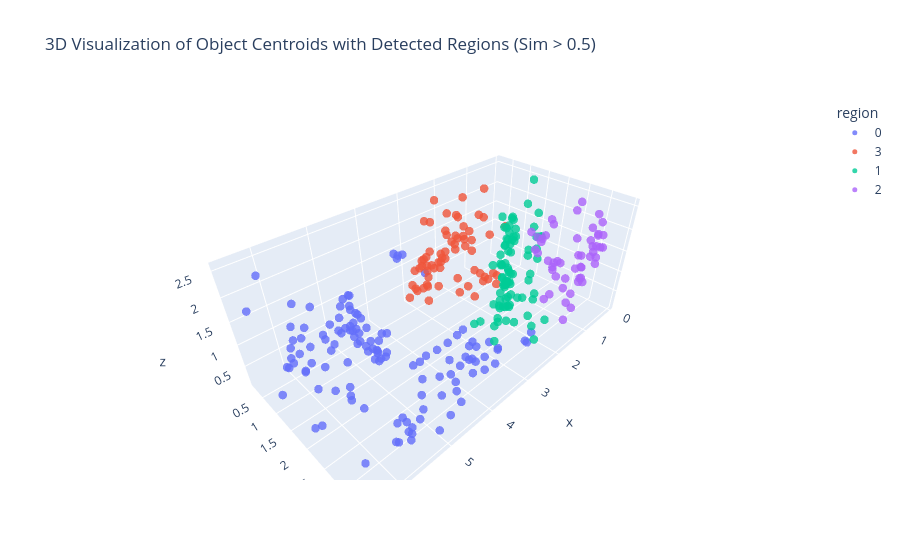

Notebook code cell kept with this figure:
### Markdown cell above
## Scene Graph

### Code cell
import numpy as np
import networkx as nx
import pandas as pd
import plotly.express as px
from sklearn.metrics.pairwise import cosine_similarity
from scipy.spatial.distance import cdist
import community as community_louvain

with open("object_captions_1.json", "r", encoding="utf-8") as f:
    objects = json.load(f)    

# ------------------------------------------------
# ⚡️ PARAMETERS
# ------------------------------------------------
SIM_THRESHOLD = 0.5   # Semantic Similarity Threshold
ALPHA = 1           # Scalar for Semantic Similarity
BETA  = 0.5           # Penality for Spatial Relationships

# ------------------------------------------------
# ⚡️ 1. Prepare Data
# ------------------------------------------------
ids = []
embeddings = []
centroids = []

for obj in objects:
    if "object_surroudning_embedding" in obj and "centroid" in obj:
        ids.append(obj["object_id"])
        embeddings.append(np.array(obj["object_surroudning_embedding"]))
        centroids.append(np.array(obj["centroid"]))

embeddings = np.vstack(embeddings)
centroids = np.vstack(centroids)

print(f"✅ Loaded {len(ids)} objects with embeddings and centroids.")

# ------------------------------------------------
# ⚡️ 2. Compute Textual Cosine Similarity
# ------------------------------------------------
text_sim_matrix = cosine_similarity(embeddings)
print("✅ Computed cosine similarity matrix.")

# ------------------------------------------------
# ⚡️ 3. Compute Spatial Distance
# ------------------------------------------------
space_dist_matrix = cdist(centroids, centroids, metric='euclidean')
print("✅ Computed Euclidean distance matrix.")

# Normalize distances to [0, 1]
min_dist = np.min(space_dist_matrix)
max_dist = np.max(space_dist_matrix)
norm_space_dist_matrix = (space_dist_matrix - min_dist) / (max_dist - min_dist + 1e-8)
print("✅ Normalized distance matrix to [0,1].")

# ------------------------------------------------
# ⚡️ 4. Build Graph
# ------------------------------------------------
G = nx.Graph()

# Add all nodes with attributes
for obj in objects:
    G.add_node(obj['object_id'], **obj)

# Add edges only if similarity > threshold
n = len(ids)
edge_count = 0
for i in range(n):
    for j in range(i + 1, n):
        sim = text_sim_matrix[i, j]
        if sim < SIM_THRESHOLD:
            continue

        dist_norm = norm_space_dist_matrix[i, j]
        weight = ALPHA * sim - BETA * dist_norm

        # Keep only positive weight edges
        if weight > 0:
            G.add_edge(ids[i], ids[j], weight=weight, similarity=sim, distance=space_dist_matrix[i, j])
            edge_count += 1

print(f"✅ Graph built with {G.number_of_nodes()} nodes and {edge_count} edges (sim > {SIM_THRESHOLD}).")

# ------------------------------------------------
# ⚡️ 5. Community Detection
# ------------------------------------------------
partition = community_louvain.best_partition(G, weight='weight')
print(f"✅ Detected regions: {set(partition.values())}")

# Assign back to objects
for obj in objects:
    obj['detected_region'] = partition[obj['object_id']]

print("✅ Assigned detected_region to objects.")

# ------------------------------------------------
# ⚡️ 6. 3D Visualization
# ------------------------------------------------
plot_data = []
for obj in objects:
    centroid = obj.get("centroid")
    if centroid is not None:
        plot_data.append({
            "id": obj["object_id"],
            "x": centroid[0],
            "y": centroid[1],
            "z": centroid[2],
            "category": obj.get("category", "unknown"),
            "region": str(obj.get("region", "unknown"))
        })

df = pd.DataFrame(plot_data)

fig = px.scatter_3d(
    df,
    x='x', y='y', z='z',
    color='region',
    hover_data=['id', 'region', 'category'],
    title=f"3D Visualization of Object Centroids with Detected Regions (Sim > {SIM_THRESHOLD})",
    opacity=0.8
)

fig.update_traces(marker=dict(size=5))
fig.update_layout(scene=dict(aspectmode='data'))
fig.show()

print("✅ 3D visualization complete.")

### Figure 1 — Plotly figure (JSON) as saved in the notebook; plotly's stock layout.template omitted (floating-point values rounded to 4 significant figures; data arrays with more than 128 entries replaced by an {"elided": "..."} marker saying what was removed)
{"data": [{"customdata": {"elided": "125x3 mixed values"}, "hovertemplate": "region=%{customdata[1]}<br>x=%{x}<br>y=%{y}<br>z=%{z}<br>id=%{customdata[0]}<br>category=%{customdata[2]}<extra></extra>", "legendgroup": "0", "marker": {"color": "#636efa", "opacity": 0.8, "size": 5, "symbol": "circle"}, "mode": "markers", "name": "0", "scene": "scene", "showlegend": true, "type": "scatter3d", "x": [5.347, 5.564, 3.94, 6.141, 5.882, 5.44, 4.615, 5.747, 5.861, 4.619, 5.14, 4.477, 5.879, 5.856, 4.604, 5.558, 5.404, 5.375, 6.188, 5.907, 5.151, 4.725, 4.638, 6.295, 6.425, 5.543, 4.578, 4.699, 4.925, 4.694, 4.64, 4.689, 4.703, 4.626, 4.662, 4.686, 4.694, 5.376, 5.59, 4.753, 4.605, 6.404, 4.639, 4.717, 4.558, 5.919, 4.664, 4.59, 5.727, 5.615, 4.653, 6.453, 4.414, 2.875, 3.085, 4.138, 4.558, 3.682, 3.386, 4.825, 3.945, 4.698, 4.295, 5.002, 4.669, 5.136, 3.163, 4.756, 3.816, 3.413, 4.589, 4.503, 4.764, 4.508, 4.057, 4.792, 3.969, 4.082, 4.631, 4.863, 3.194, 3.456, 3.804, 3.549, 3.561, 4.685, 4.624, 4.659, 2.64, 2.723, 4.661, 4.631, 4.658, 2.918, 4.454, 4.319, 4.437, 4.07, 3.754, 4.044, 3.791, 3.341, 6.27, 6.262, 6.381, 6.409, 5.532, 5.482, 5.6, 6.334, 5.363, 5.635, 6.393, 6.387, 5.716, 5.69, 5.73, 5.341, 5.478, 5.397, 6.246, 3.416, 3.418, 4.587, 5.148], "y": [0.3006, 2.041, 1.888, 0.7153, 0.7344, 0.8524, 0.4578, 0.3148, 0.4673, 0.4244, 0.8128, 1.205, 0.745, 0.5018, 0.9025, 1.638, 0.7156, 0.8504, 0.7643, 0.3446, 0.5413, 1.182, 1.323, 1.456, 1.951, 0.3084, 1.141, 0.7432, 0.5132, 0.9479, 0.4673, 0.9887, 0.4741, 1.52, 0.2849, 0.5351, 0.6427, 1.031, 0.9332, 0.3109, 0.6471, 0.7982, 1.326, 1.235, 1.112, 0.3199, 0.6209, 0.3499, 0.5134, 0.4402, 0.4922, 0.446, 1.794, 1.798, 1.832, 1.873, 1.371, 1.866, 1.864, 0.3047, 1.832, 1.343, 1.855, 0.828, 2.508, 0.9405, 2.74, 1.397, 2.835, 2.466, 1.006, 0.5787, 0.5641, 0.4417, 0.7636, 0.9205, 2.534, 2.613, 2.505, 2.766, 2.978, 2.68, 2.738, 3.21, 2.976, 3.246, 2.929, 3.328, 3.282, 3.227, 3.352, 3.428, 3.012, 3.398, 1.819, 1.791, 1.719, 2.862, 2.934, 3.136, 3.181, 3.082, 0.7814, 2.583, 3.287, 3.278, 3.072, 3.13, 3.253, 2.205, 3.276, 3.069, 3.267, 2.152, 3.174, 3.068, 0.8283, 3.022, 3.169, 3.116, 1.772, 2.548, 2.561, 0.4229, 3.468], "z": [1.237, 0.1217, 2.056, 0.5511, 0.2769, 0.8585, 0.5318, 0.3561, 0.8584, 0.1518, 0.861, 0.6278, 0.3141, 1.189, 0.6624, 0.1122, 0.8584, 0.5491, 0.6362, 0.2495, 0.8508, 0.5759, 0.6236, 1.593, 0.2893, 0.8674, 0.1515, 0.9833, 0.8648, 0.2811, 0.8782, 0.1676, 0.5114, 0.4509, 1.048, 1.031, 0.15, 0.8154, 0.3396, 0.9352, 0.8432, 0.1353, 0.1733, 0.1434, 0.1725, 0.3659, 0.5046, 0.2449, 0.8542, 0.1168, 1.24, 1.822, 2.558, 0.1213, 0.122, 0.1229, 0.1999, 0.1229, 0.1212, 0.3009, 0.1215, 0.1601, 0.1205, 0.8474, 0.1124, 0.1514, 0.5543, 0.5149, 0.611, 0.4377, 0.1857, 0.6535, 0.491, 0.191, 0.1114, 0.4532, 0.1402, 0.6321, 0.4832, 0.1137, 0.5768, 0.5877, 0.6056, 0.5901, 0.6028, 0.227, 0.8482, 1.05, 0.8044, 0.613, 0.8644, 0.6531, 0.4937, 0.8046, 2.531, 2.534, 2.566, 0.6578, 0.5891, 0.6589, 0.5912, 0.7031, 2.572, 1.515, 0.7109, 2.004, 0.7477, 0.419, 0.8641, 1.314, 0.7417, 0.7032, 2.213, 0.5014, 0.4247, 0.3082, 0.8518, 0.14, 0.2467, 0.4349, 2.569, 0.5994, 0.1756, 1.163, 0.4567]}, {"customdata": {"elided": "66x3 mixed values"}, "hovertemplate": "region=%{customdata[1]}<br>x=%{x}<br>y=%{y}<br>z=%{z}<br>id=%{customdata[0]}<br>category=%{customdata[2]}<extra></extra>", "legendgroup": "3", "marker": {"color": "#EF553B", "opacity": 0.8, "size": 5, "symbol": "circle"}, "mode": "markers", "name": "3", "scene": "scene", "showlegend": true, "type": "scatter3d", "x": [2.459, 1.231, 2.421, 1.243, 1.243, 2.444, 3.128, 0.9453, 2.767, 1.81, 1.768, 2.143, 1.251, 2.48, 1.829, 1.657, 2.535, 2.884, 0.3835, 2.404, 1.141, 1.103, 1.14, 0.897, 2.987, 0.9115, 2.341, 2.429, 2.551, 2.642, 2.49, 2.725, 2.215, 1.951, 1.84, 1.485, 1.467, 2.057, 1.293, 1.223, 1.246, 2.641, 2.232, 1.437, 1.241, 1.232, 1.314, 2.167, 2.759, 2.736, 2.601, 1.643, 1.626, 1.702, 2.553, 2.28, 2.997, 2.439, 2.457, 1.478, 1.663, 2.743, 2.403, 1.664, 1.868, 1.839], "y": [0.2313, 0.6773, 0.5127, 0.4955, 0.8039, 0.397, 0.546, 0.7809, 0.6593, 0.2459, 0.6792, 0.5885, 0.4199, 0.4541, 1.173, 0.4446, 0.2169, 0.779, 0.7872, 0.5865, 0.8696, 1.199, 0.9707, 1.034, 0.2586, 0.9328, 0.599, 0.6671, 0.3772, 0.4938, 0.5449, 0.2203, 0.4693, 0.8154, 0.237, 0.7291, 0.8169, 0.8449, 0.2683, 0.8119, 0.2344, 0.3119, 0.532, 0.4776, 0.797, 0.8974, 0.3261, 0.5633, 0.3659, 0.5991, 0.269, 0.7928, 0.2168, 0.4171, 0.2781, 0.178, 0.4919, 0.2309, 0.2584, 0.2664, 0.353, 0.1841, 0.5917, 0.3817, 0.2567, 0.5678], "z": [1.905, 1.781, 2.455, 1.08, 2.439, 1.936, 0.7529, 1.219, 0.8413, 1.337, 2.365, 2.097, 1.29, 0.9176, 0.1135, 1.795, 0.2165, 0.3393, 1.228, 0.3921, 0.1818, 0.1182, 0.1657, 0.1901, 0.203, 0.2154, 1.011, 0.927, 0.9073, 0.8659, 0.8922, 0.2369, 1.105, 0.1102, 1.451, 0.9927, 0.5014, 0.5656, 1.118, 1.766, 1.34, 0.9108, 1.041, 0.9908, 0.2999, 0.1181, 1.065, 1.006, 0.9259, 0.5526, 1.009, 0.1176, 1.082, 0.9857, 1.027, 1.069, 0.5707, 0.2758, 1.038, 1.126, 1.081, 0.7751, 1.023, 1.311, 0.9327, 1.947]}, {"customdata": {"elided": "83x3 mixed values"}, "hovertemplate": "region=%{customdata[1]}<br>x=%{x}<br>y=%{y}<br>z=%{z}<br>id=%{customdata[0]}<br>category=%{customdata[2]}<extra></extra>", "legendgroup": "1", "marker": {"color": "#00cc96", "opacity": 0.8, "size": 5, "symbol": "circle"}, "mode": "markers", "name": "1", "scene": "scene", "showlegend": true, "type": "scatter3d", "x": [2.568, 1.199, 2.245, 2.236, 2.566, 2.048, 2.06, 2.336, 1.909, 2.721, 2.069, 2.214, 2.071, 2.251, 2.052, 2.356, 2.08, 2.052, 1.978, 0.1174, 2.367, 2.35, 2.183, 2.411, 1.886, 2.087, 2.055, 2.247, 2.201, 2.213, 2.193, 2.047, 2.202, 2.226, 2.243, 2.242, 2.099, 1.92, 2.189, 2.281, 1.599, 2.026, 1.68, 2.086, 2.214, 1.724, 1.199, 1.525, 0.8921, 1.822, 1.802, 1.455, 1.695, 1.806, 1.665, 1.708, 1.838, 0.9335, 1.423, 1.704, 1.816, 1.532, 1.766, 1.716, 1.987, 1.97, 2.073, 1.551, 1.918, 1.611, 1.863, 1.964, 1.81, 1.916, 1.773, 1.897, 1.112, 1.954, 1.922, 1.39, 1.554, 1.77, 1.436], "y": [1.837, 1.716, 2.225, 2.182, 2.833, 2.183, 2.214, 2.914, 1.884, 2.517, 2.248, 2.187, 2.082, 2.205, 2.179, 2.207, 2.298, 2.165, 1.976, 1.269, 2.99, 2.267, 2.011, 1.869, 1.922, 2.356, 2.194, 2.227, 2.195, 2.375, 2.197, 2.201, 2.24, 1.96, 3.022, 2.408, 2.346, 1.959, 2.187, 2.356, 2.554, 1.956, 1.938, 2.141, 2.409, 1.974, 1.923, 1.942, 1.998, 2.135, 1.96, 2.491, 2.008, 2.016, 1.949, 2.58, 1.93, 1.952, 2.208, 1.989, 1.976, 2.506, 2.581, 1.992, 2.587, 2.086, 3.015, 2.553, 2.025, 2.576, 2.583, 1.948, 1.979, 2.066, 2.124, 2.164, 1.973, 2.14, 2.17, 2.791, 1.931, 2.0, 2.069], "z": [0.1174, 0.1225, 0.5727, 0.2783, 0.74, 1.037, 0.7083, 1.767, 1.552, 0.158, 1.375, 0.9174, 0.6078, 0.2008, 1.816, 0.1493, 1.374, 2.211, 1.372, 2.45, 0.8719, 2.473, 0.5203, 0.1115, 1.32, 1.392, 1.449, 1.312, 2.003, 0.9162, 2.371, 1.976, 1.637, 1.479, 0.5658, 0.344, 0.5889, 0.3155, 1.286, 1.326, 1.617, 2.459, 2.328, 2.085, 2.194, 1.139, 2.439, 1.842, 2.163, 2.193, 2.196, 2.028, 1.931, 2.37, 2.267, 1.896, 1.768, 1.842, 1.465, 1.855, 1.894, 2.06, 2.176, 1.573, 1.987, 0.9497, 0.1076, 0.7539, 0.8845, 0.6446, 1.248, 1.393, 0.7627, 0.3509, 0.3497, 0.4118, 0.1212, 1.052, 1.04, 0.1029, 0.6915, 0.2233, 0.3386]}, {"customdata": {"elided": "51x3 mixed values"}, "hovertemplate": "region=%{customdata[1]}<br>x=%{x}<br>y=%{y}<br>z=%{z}<br>id=%{customdata[0]}<br>category=%{customdata[2]}<extra></extra>", "legendgroup": "2", "marker": {"color": "#ab63fa", "opacity": 0.8, "size": 5, "symbol": "circle"}, "mode": "markers", "name": "2", "scene": "scene", "showlegend": true, "type": "scatter3d", "x": [0.1152, 1.067, 0.4977, 0.5492, 0.736, 0.2502, 0.2672, 0.3294, 0.2642, 0.2592, 0.2892, 0.2614, 0.4487, 0.4424, 0.4462, 0.3564, 0.2876, 0.6336, 0.5586, 0.8009, 1.124, 0.4178, 0.6256, 0.4195, 0.4234, 0.5482, 0.49, 0.7318, 0.4115, 0.4941, 0.484, 0.132, 0.2728, 0.6876, 0.642, 0.2962, 0.6574, 0.3085, 0.1016, 0.2569, 0.3599, 0.2904, 0.2576, 0.2529, 0.2822, 0.3113, 0.5081, 0.2413, 0.489, 0.5046, 0.5922], "y": [1.356, 3.266, 1.897, 2.166, 2.76, 2.574, 2.919, 2.652, 2.928, 2.99, 3.075, 3.096, 3.012, 2.915, 2.931, 2.763, 2.996, 2.883, 2.77, 2.348, 3.076, 2.566, 2.343, 2.912, 2.902, 2.325, 2.625, 1.993, 2.773, 2.388, 2.362, 1.688, 3.163, 1.889, 2.96, 3.007, 1.892, 3.187, 1.849, 3.057, 3.166, 3.085, 3.109, 3.023, 3.22, 2.804, 2.294, 1.996, 2.444, 1.992, 2.334], "z": [1.191, 1.249, 1.292, 0.9415, 2.422, 2.386, 1.933, 1.609, 1.644, 2.26, 1.855, 2.121, 0.732, 0.6852, 0.7911, 1.253, 1.29, 0.4511, 0.1097, 0.1132, 0.1116, 0.3344, 0.8918, 1.045, 1.054, 0.1068, 0.6583, 1.144, 0.9488, 0.6035, 0.9858, 1.142, 1.577, 1.171, 0.1111, 1.55, 1.466, 1.883, 1.686, 1.805, 1.223, 1.577, 1.31, 1.401, 1.601, 1.245, 0.9314, 1.67, 0.9788, 1.493, 0.7981]}], "layout": {"legend": {"title": {"text": "region"}, "tracegroupgap": 0}, "scene": {"aspectmode": "data", "domain": {"x": [0, 1], "y": [0, 1]}, "xaxis": {"title": {"text": "x"}}, "yaxis": {"title": {"text": "y"}}, "zaxis": {"title": {"text": "z"}}}, "title": {"text": "3D Visualization of Object Centroids with Detected Regions (Sim > 0.5)"}}}
